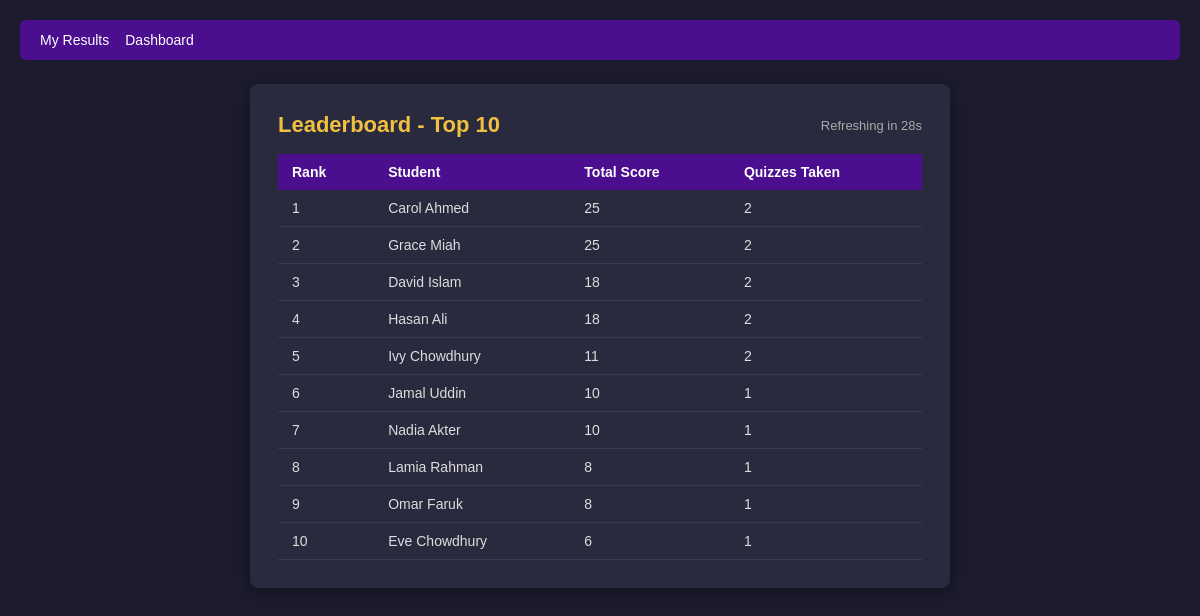
Screenshot of /view/Results_Leaderboard/leaderboard.php (signed in) with the database file from the repository.
### tables this page shows
CREATE TABLE users (
    id            INT UNSIGNED  AUTO_INCREMENT PRIMARY KEY,
    name          VARCHAR(100)  NOT NULL,
    email         VARCHAR(150)  NOT NULL UNIQUE,
    password_hash VARCHAR(255)  NOT NULL,
    role          ENUM('student','instructor','admin')
                                NOT NULL DEFAULT 'student',
    is_active     TINYINT(1)    NOT NULL DEFAULT 1,
    created_at    TIMESTAMP     NOT NULL DEFAULT CURRENT_TIMESTAMP
);

### controller/LeaderboardController.php (called while the page is built, shortened)
<?php
require_once __DIR__ . "/../model/leaderboardModel.php";
$user_role = $_SESSION["user_role"] ?? "";
$leaders = getLeaderboard();
foreach ($leaders as $index => $leader) {
    $leaders[$index]["rank"] = $index + 1;
}

### model/leaderboardModel.php (called while the page is built, shortened)
<?php
function getLeaderboard()
{
    $connection = get_database_connection();
    $sql= "SELECT u.id, u.name, SUM(a.score) AS total_score, COUNT(a.id) AS total_attempts " . "FROM attempts a " . "JOIN users u ON u.id = a.student_id " . "WHERE a.completed_at IS NOT NULL " . "AND a.score IS NOT NULL " . "GROUP BY u.id, u.name " . "ORDER BY total_score DESC, total_attempts DESC, u.name ASC " . "LIMIT 10";
    $result= $connection->query($sql);
    $leaders= $result->fetch_all(MYSQLI_ASSOC);
    return $leaders;
}
?>

### view/Results_Leaderboard/leaderboard.php (the view, shortened to what this page needs)
<?php
require_once __DIR__ . "/../../controller/LeaderboardController.php";
 ?>
<!DOCTYPE html>
<html lang="en">
<head>
    <link rel="stylesheet" href="style/leaderboard.css">
</head>
<body>
<nav>
    <?php if ($user_role === "student"): ?>
        <a href="my_results.php">My Results</a>
        <a href="../student/dashboard.php">Dashboard</a>
    <?php elseif ($user_role === "instructor"): ?>
        <a href="analytics.php">Analytics</a>
        <a href="../quiz_builder/dashboard.php">Dashboard</a>
    <?php endif; ?>
</nav>
<div class="container">
    <div class="refresh-row">
        <h2>Leaderboard - Top 10</h2>
        <span id="refresh-countdown">Refreshing in 30s</span>
    </div>
    <table>
        <thead>
            <tr>
                <th>Rank</th><th>Student</th><th>Total Score</th><th>Quizzes Taken</th>
            </tr>
        </thead>
        <tbody id="leaderboard-body">
            <?php if (empty($leaders)): ?>
                <tr><td colspan="4" style="text-align:center;">No data yet.</td></tr>
            <?php else: ?>
                <?php foreach ($leaders as $leader): ?>
                <tr>
                    <td><?php echo (int)$leader["rank"]; ?></td>
                    <td><?php echo htmlspecialchars($leader["name"]); ?></td>
                    <td><?php echo htmlspecialchars($leader["total_score"]); ?></td>
                    <td><?php echo htmlspecialchars($leader["total_attempts"]); ?></td>
                </tr>
                <?php endforeach; ?>
            <?php endif; ?>
        </tbody>
    </table>
</div>
</body>
</html>

### view/Results_Leaderboard/style/leaderboard.css (style rules this page uses)
* { box-sizing: border-box; margin: 0; padding: 0; }
body { font-family: Arial, sans-serif; background: #1c1c2e; padding: 20px; color: #eee; }
nav { background: #4a0e8f; padding: 12px 20px; margin-bottom: 24px; border-radius: 6px; display: flex; gap: 16px; }
nav a { color: #fff; text-decoration: none; font-size: 14px; }
.container { max-width: 700px; margin: 0 auto; background: #2a2a3e; padding: 28px; border-radius: 8px; box-shadow: 0 4px 16px rgba(0, 0, 0, 0.4); }
.refresh-row { display: flex; justify-content: space-between; align-items: center; margin-bottom: 16px; }
h2 { color: #f0c040; font-size: 22px; }
#refresh-countdown { font-size: 13px; color: #aaa; }
table { width: 100%; border-collapse: collapse; font-size: 14px; }
th { background: #4a0e8f; color: #fff; padding: 10px 14px; text-align: left; }
td { padding: 10px 14px; border-bottom: 1px solid #3a3a55; color: #ddd; }

### rows the page displays
users: rank "1", name "Carol Ahmed", total_score "25", total_attempts "2"
users: rank "2", name "Grace Miah", total_score "25", total_attempts "2"
users: rank "3", name "David Islam", total_score "18", total_attempts "2"
users: rank "4", name "Hasan Ali", total_score "18", total_attempts "2"
users: rank "5", name "Ivy Chowdhury", total_score "11", total_attempts "2"
users: rank "6", name "Jamal Uddin", total_score "10", total_attempts "1"
users: rank "7", name "Nadia Akter", total_score "10", total_attempts "1"
users: rank "8", name "Lamia Rahman", total_score "8", total_attempts "1"
users: rank "9", name "Omar Faruk", total_score "8", total_attempts "1"
users: rank "10", name "Eve Chowdhury", total_score "6", total_attempts "1"
